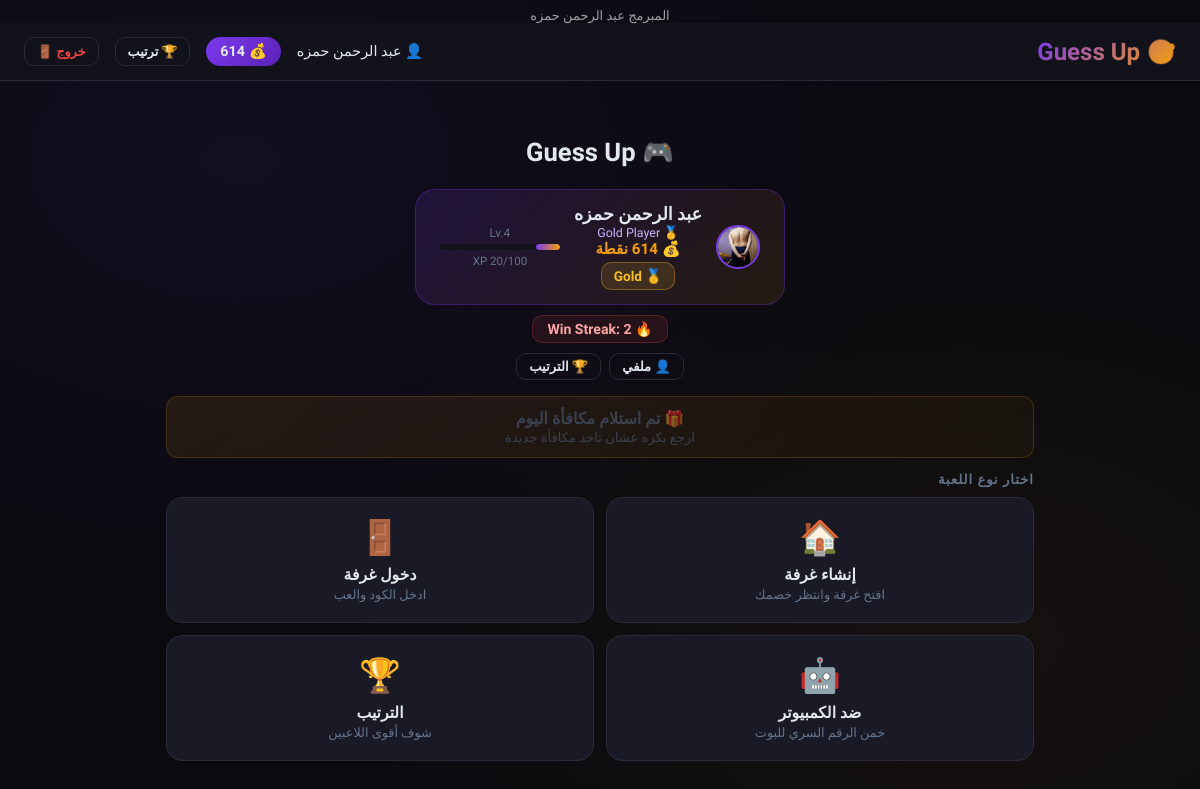
Screenshot of /lobby (signed in) with the database file from the repository.
### models.py (models this page shows, shortened)
class Player(db.Model):
    __tablename__     = 'players'
    id                = db.Column(db.Integer, primary_key=True)
    player_name       = db.Column(db.String(50), unique=True, nullable=False)
    password_hash     = db.Column(db.String(256), nullable=False)
    points            = db.Column(db.Integer, default=100)
    xp                = db.Column(db.Integer, default=0)       # م12: XP
    win_streak        = db.Column(db.Integer, default=0)       # م4: Streak
    best_streak       = db.Column(db.Integer, default=0)       # م4: أحسن streak
    last_daily_reward = db.Column(db.DateTime, nullable=True)  # م2: Daily Reward
    avatar            = db.Column(db.String(200), nullable=True)
    created_at        = db.Column(db.DateTime, default=datetime.utcnow)
    @property
    def rank(self):
        if self.points >= 1000: return {'name': 'Diamond', 'icon': '💎', 'color': '#60a5fa'}
        if self.points >= 500:  return {'name': 'Gold',    'icon': '🥇', 'color': '#fbbf24'}
        if self.points >= 200:  return {'name': 'Silver',  'icon': '⚪', 'color': '#94a3b8'}
        return                         {'name': 'Bronze',  'icon': '🟤', 'color': '#b45309'}
    @property
    def level(self):
        return max(1, self.xp // 100 + 1)
    @property
    def xp_progress(self):
        return self.xp % 100

### app.py (the view)
@app.route('/lobby')
def lobby():
    if not is_logged_in(session): return redirect(url_for('index'))
    player = get_player_by_id(session['player_id'])
    if not player: session.clear(); return redirect(url_for('index'))
    public_rooms = (Room.query
                    .filter_by(is_public=True, status='waiting')
                    .filter(Room.player2_id == None, Room.is_bot_game == False)
                    .order_by(Room.created_at.desc()).limit(10).all())
    daily_ready  = can_claim_daily(player)
    return render_template('lobby.html', player=player,
                           bankrupt=is_bankrupt(player),
                           public_rooms=public_rooms,
                           daily_ready=daily_ready,
                           title=get_player_title(player))

### achievements.py (called while the page is built)
def get_player_title(player):
    if (player.win_streak or 0) >= 5:
        return '🔥 Streak Master'
    wins = Match.query.filter_by(winner_id=player.id).count()
    if wins >= 50: return '🏆 Champion'
    if wins >= 10: return '⚔️ Veteran'
    if player.points >= 1000: return '💎 Diamond Lord'
    if player.points >= 500:  return '🥇 Gold Player'
    return None

### auth.py (called while the page is built)
def get_player_by_id(player_id):
    return Player.query.filter_by(id=player_id).first()

def is_logged_in(session):
    return 'player_id' in session

### points.py (called while the page is built)
def is_bankrupt(player):
    return player.points <= 0

def can_claim_daily(player):
    from datetime import datetime, timedelta
    if not player.last_daily_reward: return True
    return (datetime.utcnow() - player.last_daily_reward).total_seconds() >= 86400

### templates/Lobby.html (shortened to what this page needs)
{% extends 'base.html' %}
{% block content %}
<div class="container">
    <div class="lobby-header">
        <h1 style="font-size:1.6rem;font-weight:900;margin-bottom:12px">🎮 Guess Up</h1>
        <div class="player-hero">
            {% if player.avatar %}
                <img src="/static/avatars/{{ player.avatar }}" class="avatar-sm" alt="">
            {% else %}
                <span class="avatar-ph">👤</span>
            {% endif %}
            <div class="player-info">
                <div class="name">{{ player.player_name }}</div>
                {% if title %}
                    <div class="title">{{ title }}</div>
                {% endif %}
                <div class="pts">💰 {{ player.points }} نقطة</div>
                {% set r = player.rank %}
                <span class="rank-badge" data-rank-color="{{ r.color }}" style="margin-top:4px">
                    {{ r.icon }} {{ r.name }}
                </span>
            </div>
            <div style="text-align:center;min-width:70px">
                <div style="font-size:.75rem;color:var(--muted)">Lv.{{ player.level }}</div>
                <div class="xp-bar-wrap" style="margin:4px auto">
                    <div class="xp-bar-fill" data-xp="{{ player.xp_progress }}"></div>
                </div>
                <div style="font-size:.72rem;color:var(--muted)">{{ player.xp_progress }}/100 XP</div>
            </div>
        </div>
        {% if player.win_streak and player.win_streak >= 2 %}
        <div style="margin-top:10px">
            <span class="streak-display">
                {% if player.win_streak >= 5 %}🔥🔥{% else %}🔥{% endif %}
                Win Streak: {{ player.win_streak }}
            </span>
        </div>
        {% endif %}
        <div class="quick-actions">
            <a href="/player/{{ player.id }}" class="btn btn-ghost" style="font-size:.82rem;padding:5px 12px">👤 ملفي</a>
            <a href="/leaderboard"            class="btn btn-ghost" style="font-size:.82rem;padding:5px 12px">🏆 الترتيب</a>
        </div>
    </div>
    {% if daily_ready %}
    <button class="daily-btn" onclick="claimDaily(this)">
        <div class="daily-title">🎁 مكافأة اليوم جاهزة!</div>
        <div class="daily-sub">اضغط عشان تاخد +25 نقطة مجاناً</div>
    </button>
    {% else %}
    <div class="daily-btn claimed">
        <div class="daily-title" style="color:var(--muted)">🎁 تم استلام مكافأة اليوم</div>
        <div class="daily-sub">ارجع بكره عشان تاخد مكافأة جديدة</div>
    </div>
    {% endif %}
    {% if bankrupt %}
    <div style="background:rgba(239,68,68,.08);border:1px solid rgba(239,68,68,.25);border-radius:14px;padding:20px;text-align:center;margin-bottom:14px">
        <h3 style="color:#fca5a5;margin-bottom:6px">😅 وضع المفلسين</h3>
        <p style="color:var(--muted);font-size:.88rem;margin-bottom:14px">نقاطك وصلت صفر — العب بـ 50 نقطة من النظام!</p>
        <button onclick="openBankruptModal()" class="btn btn-danger">🔥 العب وضع المفلسين</button>
    </div>
    {% else %}
    <div class="section-title">اختار نوع اللعبة</div>
    <div class="grid-2">
        <div class="action-card" onclick="openCreateModal()">
            <div class="icon">🏠</div>
            <h3>إنشاء غرفة</h3>
            <p>افتح غرفة وانتظر خصمك</p>
        </div>
        <div class="action-card" onclick="openJoinModal()">
            <div class="icon">🚪</div>
            <h3>دخول غرفة</h3>
            <p>ادخل الكود والعب</p>
        </div>
        <div class="action-card" onclick="startBotGame()">
            <div class="icon">🤖</div>
            <h3>ضد الكمبيوتر</h3>
            <p>خمن الرقم السري للبوت</p>
        </div>
        <a href="/leaderboard" class="action-card">
            <div class="icon">🏆</div>
            <h3>الترتيب</h3>
            <p>شوف أقوى اللاعبين</p>
        </a>
    </div>
    {% endif %}
</div>
{% endblock %}

### templates/Base.html (shortened to what this page needs)
<!DOCTYPE html>
<html lang="ar" dir="rtl">
<head>
</head>
    <body>
        <div style="text-align: center; font-weight: 300; color: #a0a0a0; font-size: 13px; padding-top: 8px;">
            المبرمج عبد الرحمن حمزه
        </div>
    <nav>
        <a href="/" class="nav-logo">🎯 Guess Up</a>
        <div class="nav-info">
            {% if session.player_name %}
                <span>👤 {{ session.player_name }}</span>
                <span class="points-badge">
                    💰 <span id="nav-points">{{ player.points if player else '' }}</span>
                </span>
                <a href="/leaderboard" class="btn btn-ghost" style="padding:6px 12px;font-size:0.8rem">🏆 ترتيب</a>
                <a href="/logout" class="btn btn-ghost" style="padding:6px 12px;font-size:0.8rem;color:var(--red)">خروج 🚪</a>
            {% endif %}
        </div>
    </nav>
    {% block content %}{% endblock %}
</body>
</html>

### templates/Base.html (style rules this page uses)
* { margin: 0; padding: 0; box-sizing: border-box; }
:root { --bg: #0a0a0f; --surface: #12121a; --card: #1a1a26; --border: #2a2a3a; --accent: #7c3aed; --accent2: #f59e0b; --green: #10b981; --red: #ef4444; --text: #e2e8f0; --muted: #64748b; --glow: 0 0 20px rgba(124,58,237,0.4); }
body { font-family: 'Cairo', sans-serif; background: var(--bg); color: var(--text); min-height: 100vh; background-image: radial-gradient(ellipse at 20% 20%, rgba(124,58,237,0.08) 0%, transparent 50%), radial-gradient(ellipse at 80% 80%, rgba(245,158,11,0.05) 0%, transparent 50%); }
nav { background: var(--surface); border-bottom: 1px solid var(--border); padding: 14px 24px; display: flex; justify-content: space-between; align-items: center; }
.nav-logo { font-size: 1.5rem; font-weight: 900; background: linear-gradient(135deg, var(--accent), var(--accent2)); -webkit-background-clip: text; -webkit-text-fill-color: transparent; text-decoration: none; }
.nav-info { display: flex; align-items: center; gap: 16px; font-size: 0.9rem; }
.points-badge { background: linear-gradient(135deg, var(--accent), #5b21b6); padding: 6px 14px; border-radius: 20px; font-weight: 700; font-size: 0.9rem; }
.container { max-width: 900px; margin: 0 auto; padding: 32px 16px; }
.btn { display: inline-flex; align-items: center; justify-content: center; gap: 8px; padding: 12px 24px; border-radius: 10px; font-family: 'Cairo', sans-serif; font-size: 1rem; font-weight: 700; cursor: pointer; border: none; transition: all 0.2s; text-decoration: none; }
.btn-ghost { background: transparent; border: 1px solid var(--border); color: var(--text); }

### templates/Lobby.html (style rules this page uses)
.lobby-header { text-align:center; padding:24px 0 16px; }
.player-hero { display:inline-flex; align-items:center; gap:14px; background:linear-gradient(135deg,rgba(124,58,237,.15),rgba(245,158,11,.1)); border:1px solid rgba(124,58,237,.3); border-radius:20px; padding:14px 24px; margin-top:10px; }
.avatar-sm { width:44px;height:44px;border-radius:50%;object-fit:cover;border:2px solid var(--accent); }
.player-info .name { font-size:1.1rem;font-weight:900; }
.player-info .pts { color:var(--accent2);font-weight:700;font-size:.95rem; }
.player-info .title { color:#c4b5fd;font-size:.78rem;margin-top:1px; }
.rank-badge { display:inline-flex;align-items:center;gap:6px; border-radius:10px;padding:5px 12px;font-size:.85rem;font-weight:700; border:1px solid rgba(255,255,255,.15); }
.xp-bar-wrap { background:var(--surface);border-radius:6px;height:6px; overflow:hidden;margin-top:6px;width:120px; }
.xp-bar-fill { height:100%;background:linear-gradient(90deg,var(--accent),var(--accent2)); border-radius:6px;transition:width .6s; }
.quick-actions { display:flex;gap:8px;justify-content:center;flex-wrap:wrap;margin-top:10px; }
.daily-btn { background:linear-gradient(135deg,rgba(245,158,11,.2),rgba(245,158,11,.08)); border:1px solid rgba(245,158,11,.4);border-radius:12px; padding:12px 20px;text-align:center;cursor:pointer; transition:all .2s;width:100%;margin-bottom:14px; }
.daily-btn .daily-title { font-weight:700;font-size:1rem;margin-bottom:2px; }
.daily-btn .daily-sub { color:var(--muted);font-size:.82rem; }
.daily-btn.claimed { opacity:.5;cursor:not-allowed;transform:none!important; }
.grid-2 { display:grid;grid-template-columns:1fr 1fr;gap:12px; }
.action-card { background:var(--card);border:1px solid var(--border); border-radius:16px;padding:20px;cursor:pointer; transition:all .2s;text-align:center;text-decoration:none;color:var(--text); display:block; }
.action-card .icon { font-size:2.1rem;margin-bottom:8px; }
.action-card h3 { font-size:.98rem;font-weight:700;margin-bottom:3px; }
.action-card p { color:var(--muted);font-size:.8rem; }
.streak-display { display:inline-flex;align-items:center;gap:8px; background:rgba(239,68,68,.1);border:1px solid rgba(239,68,68,.25); border-radius:10px;padding:5px 14px;font-size:.88rem;font-weight:700; color:#fca5a5; }
.section-title { font-size:.82rem;font-weight:700;color:var(--muted); margin-bottom:10px;text-transform:uppercase;letter-spacing:1px; }

### rows the page displays
Player: player_name "عبد الرحمن حمزه", points "614", avatar (picture), level "4", xp_progress "20", win_streak "2"

### other values shown
{{ title }} "🥇 Gold Player"
{{ r.icon }} "🥇"
{{ r.name }} "Gold"
